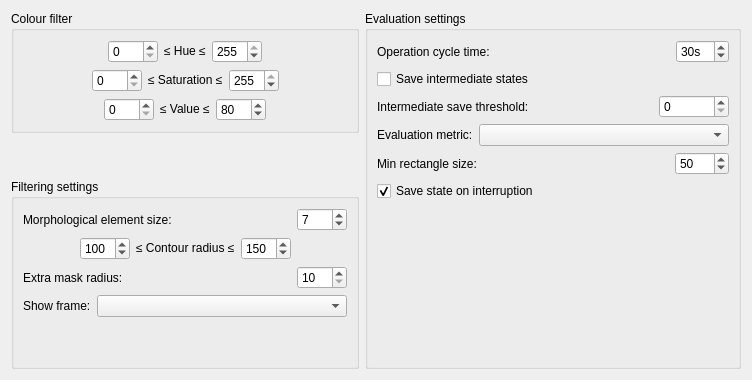
      <widget class="QWidget" name="tabTrackingSettings">
       <attribute name="title">
        <string>Tracking settings</string>
       </attribute>
       <layout class="QGridLayout" name="gridLayout_2">
        <item row="0" column="0">
         <layout class="QGridLayout" name="gridLayout">
          <item row="0" column="0">
           <widget class="QGroupBox" name="grpbx_Tracking_ColourFilter">
            <property name="font">
             <font>
              <pointsize>9</pointsize>
             </font>
            </property>
            <property name="title">
             <string>Colour filter</string>
            </property>
            <layout class="QVBoxLayout" name="verticalLayout_43">
             <item>
              <layout class="QVBoxLayout" name="verticalLayout_42">
               <item>
                <layout class="QHBoxLayout" name="horizontalLayout_14">
                 <item>
                  <spacer name="horizontalSpacer">
                   <property name="orientation">
                    <enum>Qt::Horizontal</enum>
                   </property>
                   <property name="sizeHint" stdset="0">
                    <size>
                     <width>40</width>
                     <height>20</height>
                    </size>
                   </property>
                  </spacer>
                 </item>
                 <item>
                  <widget class="QSpinBox" name="spnbx_Tracking_ColorFilter_HueMin">
                   <property name="sizePolicy">
                    <sizepolicy hsizetype="Fixed" vsizetype="Fixed">
                     <horstretch>0</horstretch>
                     <verstretch>0</verstretch>
                    </sizepolicy>
                   </property>
                   <property name="minimumSize">
                    <size>
                     <width>50</width>
                     <height>20</height>
                    </size>
                   </property>
                   <property name="maximum">
                    <number>255</number>
                   </property>
                  </widget>
                 </item>
                 <item>
                  <widget class="QLabel" name="lblTrackingColorFilter_Hue">
                   <property name="font">
                    <font>
                     <pointsize>9</pointsize>
                    </font>
                   </property>
                   <property name="text">
                    <string>&lt;html&gt;&lt;head/&gt;&lt;body&gt;&lt;p&gt;&amp;le; Hue &amp;le;&lt;/p&gt;&lt;/body&gt;&lt;/html&gt;</string>
                   </property>
                   <property name="margin">
                    <number>5</number>
                   </property>
                  </widget>
                 </item>
                 <item>
                  <widget class="QSpinBox" name="spnbx_Tracking_ColorFilter_HueMax">
                   <property name="sizePolicy">
                    <sizepolicy hsizetype="Fixed" vsizetype="Fixed">
                     <horstretch>0</horstretch>
                     <verstretch>0</verstretch>
                    </sizepolicy>
                   </property>
                   <property name="minimumSize">
                    <size>
                     <width>50</width>
                     <height>20</height>
                    </size>
                   </property>
                   <property name="maximum">
                    <number>255</number>
                   </property>
                   <property name="value">
                    <number>255</number>
                   </property>
                  </widget>
                 </item>
                 <item>
                  <spacer name="horizontalSpacer_2">
                   <property name="orientation">
                    <enum>Qt::Horizontal</enum>
                   </property>
                   <property name="sizeHint" stdset="0">
                    <size>
                     <width>40</width>
                     <height>20</height>
                    </size>
                   </property>
                  </spacer>
                 </item>
                </layout>
               </item>
               <item>
                <layout class="QHBoxLayout" name="horizontalLayout_15">
                 <item>
                  <spacer name="horizontalSpacer_3">
                   <property name="orientation">
                    <enum>Qt::Horizontal</enum>
                   </property>
                   <property name="sizeHint" stdset="0">
                    <size>
                     <width>40</width>
                     <height>20</height>
                    </size>
                   </property>
                  </spacer>
                 </item>
                 <item>
                  <widget class="QSpinBox" name="spnbx_Tracking_ColorFilter_SatMin">
                   <property name="sizePolicy">
                    <sizepolicy hsizetype="Fixed" vsizetype="Fixed">
                     <horstretch>0</horstretch>
                     <verstretch>0</verstretch>
                    </sizepolicy>
                   </property>
                   <property name="minimumSize">
                    <size>
                     <width>50</width>
                     <height>20</height>
                    </size>
                   </property>
                   <property name="maximum">
                    <number>255</number>
                   </property>
                  </widget>
                 </item>
                 <item>
                  <widget class="QLabel" name="lblTrackingColorFilter_Sat">
                   <property name="sizePolicy">
                    <sizepolicy hsizetype="Preferred" vsizetype="Preferred">
                     <horstretch>0</horstretch>
                     <verstretch>0</verstretch>
                    </sizepolicy>
                   </property>
                   <property name="font">
                    <font>
                     <pointsize>9</pointsize>
                    </font>
                   </property>
                   <property name="text">
                    <string>&lt;html&gt;&lt;head/&gt;&lt;body&gt;&lt;p&gt;&amp;le; Saturation &amp;le;&lt;/p&gt;&lt;/body&gt;&lt;/html&gt;</string>
                   </property>
                   <property name="margin">
                    <number>5</number>
                   </property>
                  </widget>
                 </item>
                 <item>
                  <widget class="QSpinBox" name="spnbx_Tracking_ColorFilter_SatMax">
                   <property name="sizePolicy">
                    <sizepolicy hsizetype="Fixed" vsizetype="Fixed">
                     <horstretch>0</horstretch>
                     <verstretch>0</verstretch>
                    </sizepolicy>
                   </property>
                   <property name="minimumSize">
                    <size>
                     <width>50</width>
                     <height>20</height>
                    </size>
                   </property>
                   <property name="maximum">
                    <number>255</number>
                   </property>
                   <property name="value">
                    <number>255</number>
                   </property>
                  </widget>
                 </item>
                 <item>
                  <spacer name="horizontalSpacer_4">
                   <property name="orientation">
                    <enum>Qt::Horizontal</enum>
                   </property>
                   <property name="sizeHint" stdset="0">
                    <size>
                     <width>40</width>
                     <height>20</height>
                    </size>
                   </property>
                  </spacer>
                 </item>
                </layout>
               </item>
               <item>
                <layout class="QHBoxLayout" name="horizontalLayout_16">
                 <item>
                  <spacer name="horizontalSpacer_5">
                   <property name="orientation">
                    <enum>Qt::Horizontal</enum>
                   </property>
                   <property name="sizeHint" stdset="0">
                    <size>
                     <width>40</width>
                     <height>20</height>
                    </size>
                   </property>
                  </spacer>
                 </item>
                 <item>
                  <widget class="QSpinBox" name="spnbx_Tracking_ColorFilter_ValueMin">
                   <property name="sizePolicy">
                    <sizepolicy hsizetype="Fixed" vsizetype="Fixed">
                     <horstretch>0</horstretch>
                     <verstretch>0</verstretch>
                    </sizepolicy>
                   </property>
                   <property name="minimumSize">
                    <size>
                     <width>50</width>
                     <height>20</height>
                    </size>
                   </property>
                   <property name="maximum">
                    <number>255</number>
                   </property>
                  </widget>
                 </item>
                 <item>
                  <widget class="QLabel" name="lblTrackingColorFilter_Value">
                   <property name="font">
                    <font>
                     <pointsize>9</pointsize>
                    </font>
                   </property>
                   <property name="text">
                    <string>&lt;html&gt;&lt;head/&gt;&lt;body&gt;&lt;p&gt;&amp;le; Value &amp;le;&lt;/p&gt;&lt;/body&gt;&lt;/html&gt;</string>
                   </property>
                   <property name="margin">
                    <number>5</number>
                   </property>
                  </widget>
                 </item>
                 <item>
                  <widget class="QSpinBox" name="spnbx_Tracking_ColorFilter_ValueMax">
                   <property name="sizePolicy">
                    <sizepolicy hsizetype="Fixed" vsizetype="Fixed">
                     <horstretch>0</horstretch>
                     <verstretch>0</verstretch>
                    </sizepolicy>
                   </property>
                   <property name="minimumSize">
                    <size>
                     <width>50</width>
                     <height>20</height>
                    </size>
                   </property>
                   <property name="maximum">
                    <number>255</number>
                   </property>
                   <property name="value">
                    <number>80</number>
                   </property>
                  </widget>
                 </item>
                 <item>
                  <spacer name="horizontalSpacer_6">
                   <property name="orientation">
                    <enum>Qt::Horizontal</enum>
                   </property>
                   <property name="sizeHint" stdset="0">
                    <size>
                     <width>40</width>
                     <height>20</height>
                    </size>
                   </property>
                  </spacer>
                 </item>
                </layout>
               </item>
              </layout>
             </item>
            </layout>
           </widget>
          </item>
          <item row="0" column="1" rowspan="3">
           <widget class="QGroupBox" name="grpbx_Tracking_EvaluationSettings">
            <property name="title">
             <string>Evaluation settings</string>
            </property>
            <layout class="QVBoxLayout" name="verticalLayout_45">
             <item>
              <layout class="QHBoxLayout" name="horizontalLayout_21">
               <item>
                <widget class="QLabel" name="lblTracking_OperatinoCycleTime">
                 <property name="text">
                  <string>Operation cycle time:</string>
                 </property>
                 <property name="margin">
                  <number>5</number>
                 </property>
                 <property name="buddy">
                  <cstring>spnbx_Tracking_OperationCycleTime</cstring>
                 </property>
                </widget>
               </item>
               <item>
                <widget class="QSpinBox" name="spnbx_Tracking_OperationCycleTime">
                 <property name="sizePolicy">
                  <sizepolicy hsizetype="Fixed" vsizetype="Fixed">
                   <horstretch>0</horstretch>
                   <verstretch>0</verstretch>
                  </sizepolicy>
                 </property>
                 <property name="minimumSize">
                  <size>
                   <width>50</width>
                   <height>20</height>
                  </size>
                 </property>
                 <property name="suffix">
                  <string>s</string>
                 </property>
                 <property name="maximum">
                  <number>300</number>
                 </property>
                 <property name="value">
                  <number>30</number>
                 </property>
                </widget>
               </item>
              </layout>
             </item>
             <item>
              <widget class="QCheckBox" name="chkTracking_SaveIntermediateStates">
               <property name="text">
                <string>Save intermediate states</string>
               </property>
               <property name="checked">
                <bool>false</bool>
               </property>
              </widget>
             </item>
             <item>
              <layout class="QHBoxLayout" name="horizontalLayout_22">
               <item>
                <widget class="QLabel" name="lblTracking_IntermediateSaveStateThreshold">
                 <property name="text">
                  <string>Intermediate save threshold:</string>
                 </property>
                 <property name="margin">
                  <number>5</number>
                 </property>
                 <property name="buddy">
                  <cstring>spnbx_Tracking_IntermediateStateSavingThreshold</cstring>
                 </property>
                </widget>
               </item>
               <item>
                <widget class="QSpinBox" name="spnbx_Tracking_IntermediateStateSavingThreshold">
                 <property name="sizePolicy">
                  <sizepolicy hsizetype="Fixed" vsizetype="Fixed">
                   <horstretch>0</horstretch>
                   <verstretch>0</verstretch>
                  </sizepolicy>
                 </property>
                 <property name="minimumSize">
                  <size>
                   <width>70</width>
                   <height>20</height>
                  </size>
                 </property>
                 <property name="toolTip">
                  <string>Threshold on the current evaluation metric to save the robot its state</string>
                 </property>
                 <property name="maximum">
                  <number>1000000</number>
                 </property>
                 <property name="value">
                  <number>0</number>
                 </property>
                </widget>
               </item>
              </layout>
             </item>
             <item>
              <layout class="QHBoxLayout" name="horizontalLayout_23">
               <item>
                <widget class="QLabel" name="lblTracking_EvaluationMetricToUse">
                 <property name="text">
                  <string>Evaluation metric:</string>
                 </property>
                 <property name="margin">
                  <number>5</number>
                 </property>
                 <property name="buddy">
                  <cstring>ddlTracking_EvaluationMetricToUse</cstring>
                 </property>
                </widget>
               </item>
               <item>
                <widget class="QComboBox" name="ddlTracking_EvaluationMetricToUse">
                 <property name="minimumSize">
                  <size>
                   <width>250</width>
                   <height>20</height>
                  </size>
                 </property>
                </widget>
               </item>
              </layout>
             </item>
             <item>
              <layout class="QHBoxLayout" name="horizontalLayout_24">
               <item>
                <widget class="QLabel" name="lblTracking_StartPosMinRectSize">
                 <property name="text">
                  <string>Min rectangle size:</string>
                 </property>
                 <property name="margin">
                  <number>5</number>
                 </property>
                 <property name="buddy">
                  <cstring>spnbx_Tracking_StartPosMinRectSize</cstring>
                 </property>
                </widget>
               </item>
               <item>
                <widget class="QSpinBox" name="spnbx_Tracking_StartPosMinRectSize">
                 <property name="sizePolicy">
                  <sizepolicy hsizetype="Fixed" vsizetype="Fixed">
                   <horstretch>0</horstretch>
                   <verstretch>0</verstretch>
                  </sizepolicy>
                 </property>
                 <property name="minimumSize">
                  <size>
                   <width>50</width>
                   <height>20</height>
                  </size>
                 </property>
                 <property name="toolTip">
                  <string>Size of the start position rectangle</string>
                 </property>
                 <property name="maximum">
                  <number>1280</number>
                 </property>
                 <property name="value">
                  <number>50</number>
                 </property>
                </widget>
               </item>
              </layout>
             </item>
             <item>
              <widget class="QCheckBox" name="chkTracking_SaveStateOnInterruption">
               <property name="text">
                <string>Save state on interruption</string>
               </property>
               <property name="checked">
                <bool>true</bool>
               </property>
              </widget>
             </item>
             <item>
              <spacer name="verticalSpacer_6">
               <property name="orientation">
                <enum>Qt::Vertical</enum>
               </property>
               <property name="sizeHint" stdset="0">
                <size>
                 <width>20</width>
                 <height>40</height>
                </size>
               </property>
              </spacer>
             </item>
            </layout>
           </widget>
          </item>
          <item row="2" column="0">
           <widget class="QGroupBox" name="grpbx_Tracking_OtherFilters">
            <property name="title">
             <string>Filtering settings</string>
            </property>
            <layout class="QVBoxLayout" name="verticalLayout_44">
             <item>
              <layout class="QHBoxLayout" name="horizontalLayout_17">
               <item>
                <widget class="QLabel" name="lblTracking_MorphologicalElSize">
                 <property name="text">
                  <string>Morphological element size:</string>
                 </property>
                 <property name="margin">
                  <number>5</number>
                 </property>
                 <property name="buddy">
                  <cstring>spnbx_Tracking_MorphologicalElSize</cstring>
                 </property>
                </widget>
               </item>
               <item>
                <widget class="QSpinBox" name="spnbx_Tracking_MorphologicalElSize">
                 <property name="sizePolicy">
                  <sizepolicy hsizetype="Fixed" vsizetype="Fixed">
                   <horstretch>0</horstretch>
                   <verstretch>0</verstretch>
                  </sizepolicy>
                 </property>
                 <property name="minimumSize">
                  <size>
                   <width>50</width>
                   <height>20</height>
                  </size>
                 </property>
                 <property name="maximum">
                  <number>200</number>
                 </property>
                 <property name="value">
                  <number>7</number>
                 </property>
                </widget>
               </item>
              </layout>
             </item>
             <item>
              <layout class="QHBoxLayout" name="horizontalLayout_18">
               <item>
                <spacer name="horizontalSpacer_7">
                 <property name="orientation">
                  <enum>Qt::Horizontal</enum>
                 </property>
                 <property name="sizeHint" stdset="0">
                  <size>
                   <width>40</width>
                   <height>20</height>
                  </size>
                 </property>
                </spacer>
               </item>
               <item>
                <widget class="QSpinBox" name="spnbx_Tracking_ContourRadiusMin">
                 <property name="sizePolicy">
                  <sizepolicy hsizetype="Fixed" vsizetype="Fixed">
                   <horstretch>0</horstretch>
                   <verstretch>0</verstretch>
                  </sizepolicy>
                 </property>
                 <property name="minimumSize">
                  <size>
                   <width>50</width>
                   <height>20</height>
                  </size>
                 </property>
                 <property name="maximum">
                  <number>300</number>
                 </property>
                 <property name="value">
                  <number>100</number>
                 </property>
                </widget>
               </item>
               <item>
                <widget class="QLabel" name="lblTracking_ContourRadius">
                 <property name="text">
                  <string>&lt;html&gt;&lt;head/&gt;&lt;body&gt;&lt;p&gt;&amp;le; Contour radius &amp;le;&lt;/p&gt;&lt;/body&gt;&lt;/html&gt;</string>
                 </property>
                 <property name="margin">
                  <number>5</number>
                 </property>
                </widget>
               </item>
               <item>
                <widget class="QSpinBox" name="spnbx_Tracking_ContourRadiusMax">
                 <property name="sizePolicy">
                  <sizepolicy hsizetype="Fixed" vsizetype="Fixed">
                   <horstretch>0</horstretch>
                   <verstretch>0</verstretch>
                  </sizepolicy>
                 </property>
                 <property name="minimumSize">
                  <size>
                   <width>50</width>
                   <height>20</height>
                  </size>
                 </property>
                 <property name="maximum">
                  <number>300</number>
                 </property>
                 <property name="value">
                  <number>150</number>
                 </property>
                </widget>
               </item>
               <item>
                <spacer name="horizontalSpacer_8">
                 <property name="orientation">
                  <enum>Qt::Horizontal</enum>
                 </property>
                 <property name="sizeHint" stdset="0">
                  <size>
                   <width>40</width>
                   <height>20</height>
                  </size>
                 </property>
                </spacer>
               </item>
              </layout>
             </item>
             <item>
              <layout class="QHBoxLayout" name="horizontalLayout_19">
               <item>
                <widget class="QLabel" name="lblTracking_DeltaRadius">
                 <property name="text">
                  <string>Extra mask radius:</string>
                 </property>
                 <property name="margin">
                  <number>5</number>
                 </property>
                 <property name="buddy">
                  <cstring>spnbx_Tracking_deltaRadius</cstring>
                 </property>
                </widget>
               </item>
               <item>
                <widget class="QSpinBox" name="spnbx_Tracking_deltaRadius">
                 <property name="sizePolicy">
                  <sizepolicy hsizetype="Fixed" vsizetype="Fixed">
                   <horstretch>0</horstretch>
                   <verstretch>0</verstretch>
                  </sizepolicy>
                 </property>
                 <property name="minimumSize">
                  <size>
                   <width>50</width>
                   <height>20</height>
                  </size>
                 </property>
                 <property name="minimum">
                  <number>10</number>
                 </property>
                 <property name="maximum">
                  <number>100</number>
                 </property>
                </widget>
               </item>
              </layout>
             </item>
             <item>
              <layout class="QHBoxLayout" name="horizontalLayout_20">
               <item>
                <widget class="QLabel" name="lblTracking_FrameToShow">
                 <property name="text">
                  <string>Show frame:</string>
                 </property>
                 <property name="margin">
                  <number>5</number>
                 </property>
                 <property name="buddy">
                  <cstring>ddlTracking_FrameToShow</cstring>
                 </property>
                </widget>
               </item>
               <item>
                <widget class="QComboBox" name="ddlTracking_FrameToShow">
                 <property name="minimumSize">
                  <size>
                   <width>250</width>
                   <height>20</height>
                  </size>
                 </property>
                </widget>
               </item>
              </layout>
             </item>
             <item>
              <spacer name="verticalSpacer_7">
               <property name="orientation">
                <enum>Qt::Vertical</enum>
               </property>
               <property name="sizeHint" stdset="0">
                <size>
                 <width>20</width>
                 <height>40</height>
                </size>
               </property>
              </spacer>
             </item>
            </layout>
           </widget>
          </item>
          <item row="1" column="0">
           <spacer name="verticalSpacer_8">
            <property name="orientation">
             <enum>Qt::Vertical</enum>
            </property>
            <property name="sizeHint" stdset="0">
             <size>
              <width>20</width>
              <height>40</height>
             </size>
            </property>
           </spacer>
          </item>
         </layout>
        </item>
       </layout>
      </widget>
